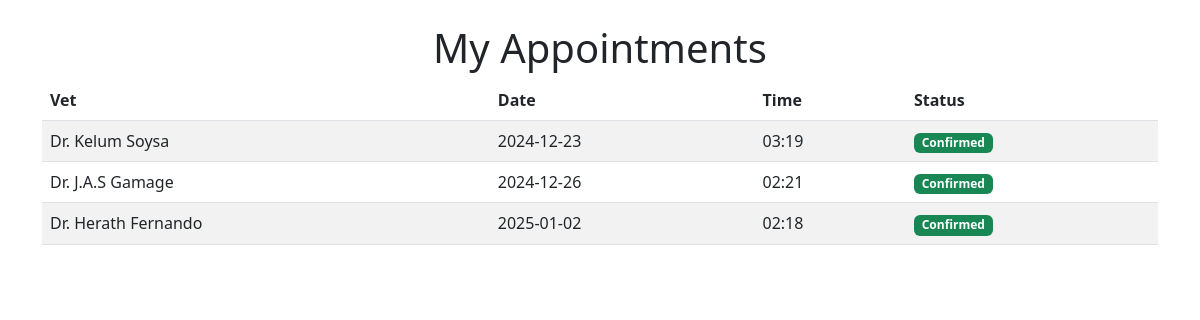
/inbox (signed in), run on the app's committed database.
### tables this page shows
CREATE TABLE approval (
            id INTEGER PRIMARY KEY AUTOINCREMENT,
            appointment_id INTEGER UNIQUE NOT NULL,
            user_id INTEGER NOT NULL,
            vet TEXT NOT NULL,
            date TEXT NOT NULL,
            time TEXT NOT NULL,
            status TEXT NOT NULL DEFAULT 'Pending'
        );

### app.py (the view)
@app.route('/inbox', methods=['GET'])
def inbox():
    if 'User_id' not in session:
        flash('Please log in to view your inbox.', 'warning')
        return redirect('/login')
    user_id = session.get('User_id')
    try:
        conn = get_db_connection()
        appointments = conn.execute(
            '''
            SELECT vet, date, time, status
            FROM approval
            WHERE User_id = ?
            ''',
            (user_id,)
        ).fetchall()
        conn.close()
        return render_template(
            'inbox.html',
            appointments=[dict(row) for row in appointments]
        )
    except Exception as e:
        print(f"Error fetching inbox data: {e}")
        flash('An error occurred while retrieving your appointments.', 'danger')
        return redirect('/')

### app.py (called while the page is built)
def get_db_connection():
    conn = sqlite3.connect('pawplannerd.db')
    conn.row_factory = sqlite3.Row
    return conn

### templates/inbox.html (shortened to what this page needs)
<!DOCTYPE html>
<html lang="en">
<head>
    <link href="https://cdn.jsdelivr.net/npm/bootstrap@5.3.0/dist/css/bootstrap.min.css" rel="stylesheet">
</head>
<body>
    <div class="container mt-4">
        <h1 class="text-center">My Appointments</h1>
        {% if appointments %}
        <table class="table table-striped">
            <thead>
                <tr>
                    <th>Vet</th>
                    <th>Date</th>
                    <th>Time</th>
                    <th>Status</th>
                </tr>
            </thead>
            <tbody>
                {% for appointment in appointments %}
                <tr>
                    <td>{{ appointment['vet'] }}</td>
                    <td>{{ appointment['date'] }}</td>
                    <td>{{ appointment['time'] }}</td>
                    <td>
                        <span class="badge bg-{{ 'success' if appointment['status'] == 'Confirmed' else 'warning' if appointment['status'] == 'Pending' else 'danger' }}">
                            {{ appointment['status'] }}
                        </span>
                    </td>
                </tr>
                {% endfor %}
            </tbody>
        </table>
        {% else %}
        <p class="text-center">No appointments found.</p>
        {% endif %}
    </div>
</body>
</html>

### data on the page
approval: vet "Dr. Kelum Soysa", date "2024-12-23", time "03:19", status "Confirmed"
approval: vet "Dr. J.A.S Gamage", date "2024-12-26", time "02:21", status "Confirmed"
approval: vet "Dr. Herath Fernando", date "2025-01-02", time "02:18", status "Confirmed"
